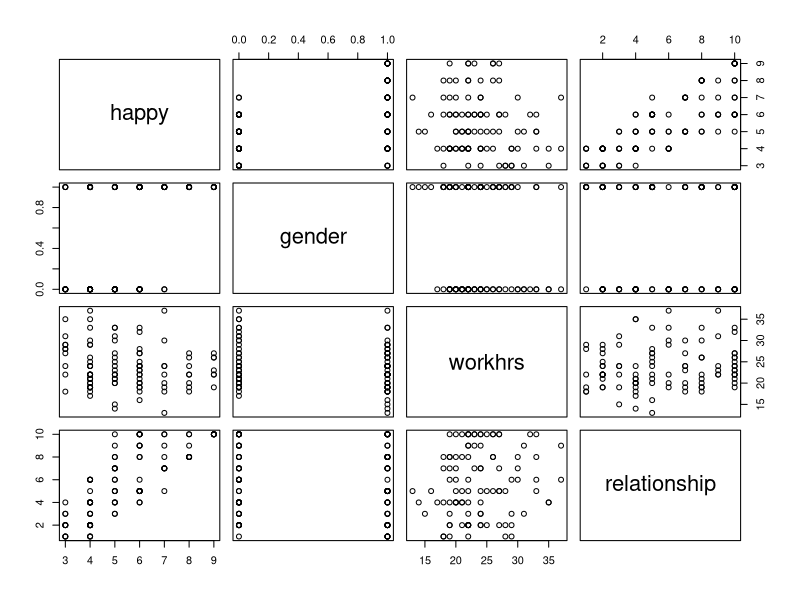
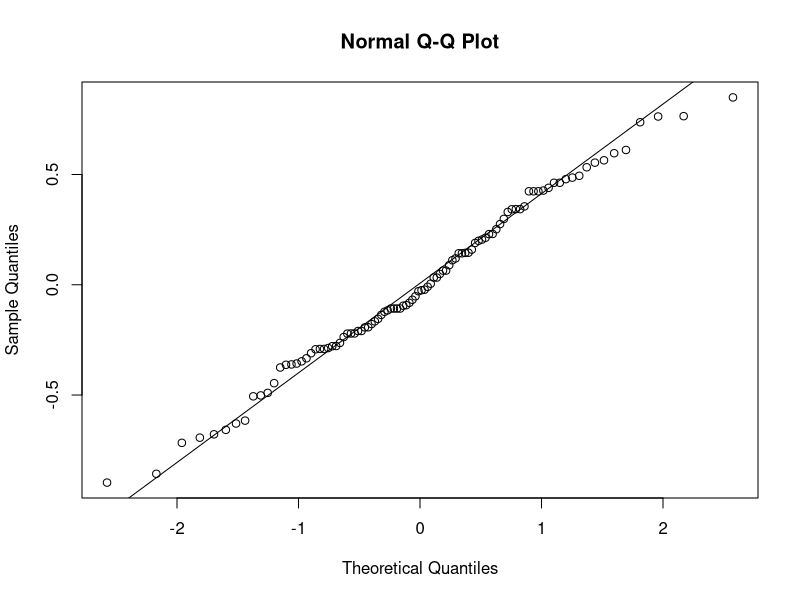
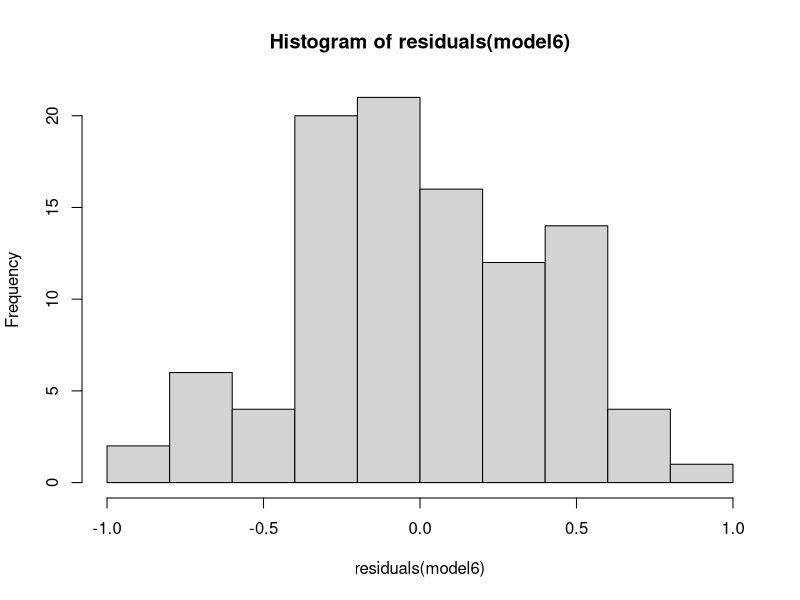
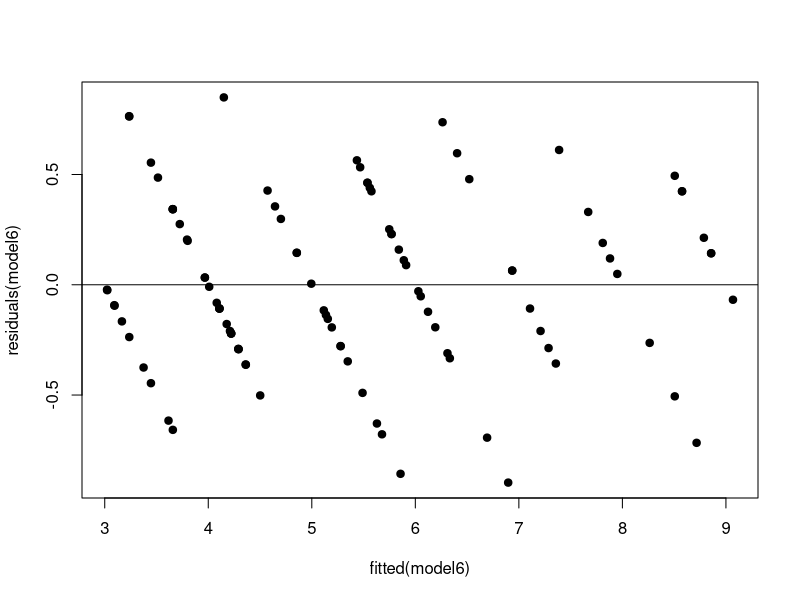
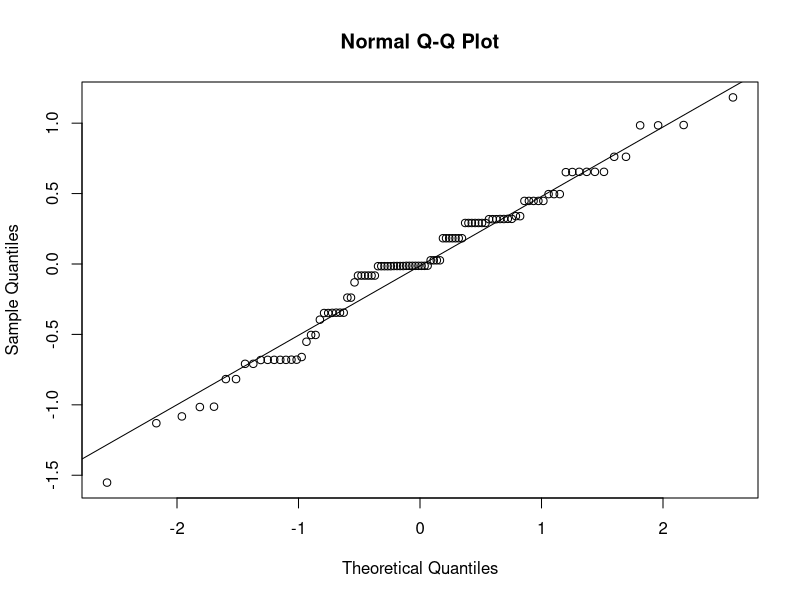
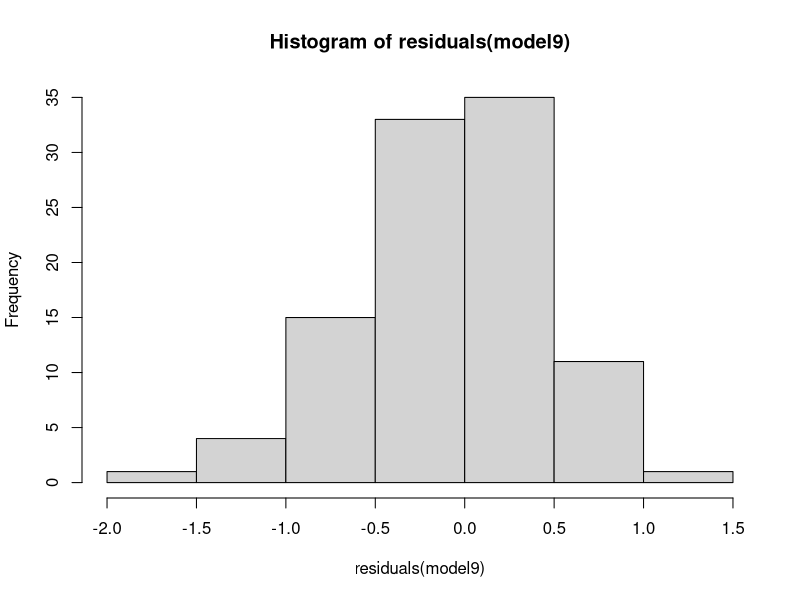
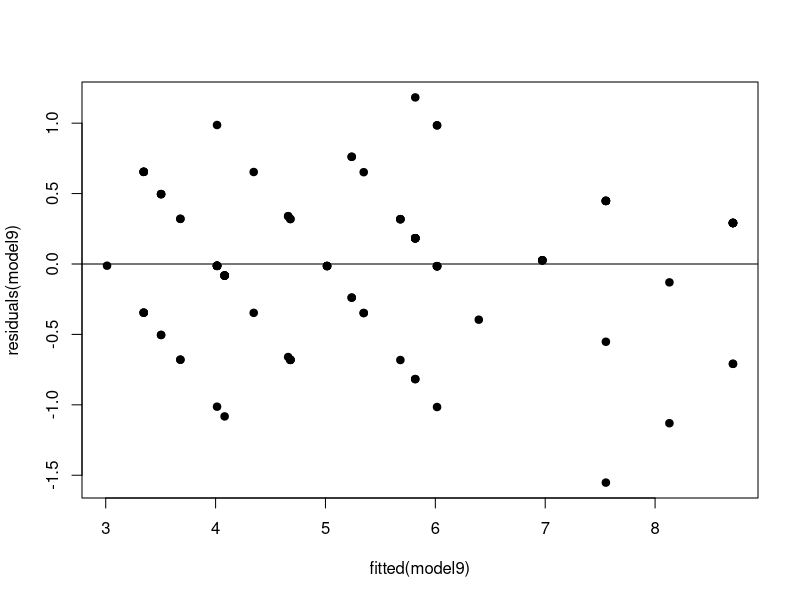
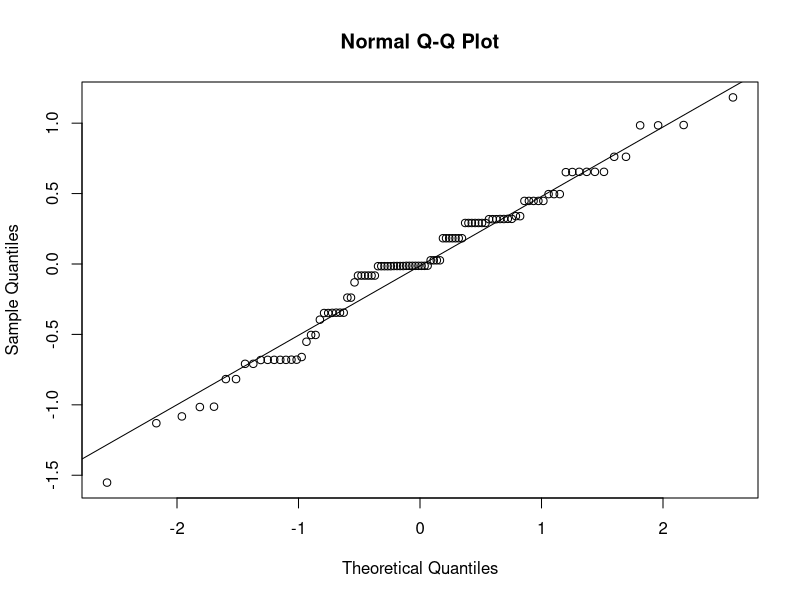

Reproduce these figures in R, in order.
projdata=read.table("projdata.txt", header=TRUE)
summary(projdata)
pairs(projdata)
model1=lm(happy~gender+workhrs+relationship, data=projdata)
anova(model1)
summary(model1)
model2=lm(happy~gender+workhrs, data=projdata)
anova(model2, model1)
model3=lm(happy~gender+relationship, data=projdata)
anova(model3, model1)
model4=lm(happy~workhrs+relationship, data=projdata)
anova(model4, model1)
model5=lm(happy~.^2, data=projdata)
summary(model5)
anova(model5)
anova(model1, model5)
null=lm(happy~1, data=projdata)
summary(null)
full=lm(happy~.^2, data=projdata)
summary(full)
step(null, scope=list(lower=null, upper=full), direction="forward")
step(full, direction="backward")
step(null, scope=list(upper=full), direction="both")
model6=lm(happy~gender+workhrs+relationship+gender*relationship, data=projdata)
summary(model6)
anova(model6, model5)
qqnorm(residuals(model6))
qqline(residuals(model6))
hist(residuals(model6))
plot(fitted(model6), residuals(model6), pch=19)
abline(h=0)
#used the wrong model, start over
model7=lm(happy~workhrs+relationship+gender*relationship, data=projdata)
model8=lm(happy~relationship+gender*relationship, data=projdata)
anova(model8,model5)
anova(model7, model8)
anova(model7, model5)
anova(model6, model5)
model9=lm(happy ~ relationship + gender + relationship*gender, data=projdata)
anova(model9, model5)
qqnorm(residuals(model9))
qqline(residuals(model9))
hist(residuals(model9))
plot(fitted(model9), residuals(model9), pch=19)
abline(h=0)
#used the wrong model, start over
model10=lm(happy~relationship*gender, data=projdata)
model11=lm(happy~relationship, data=projdata)
anova(model10, model5)
anova(model10, model11)
anova(model9, model11)
qqnorm(residuals(model10))
qqline(residuals(model10))
plot(residuals(model10))
abline(h=0)
hist(residuals(model10))
#possibly found right model, need to do more anova test to be safe
anova(model11, model10, model8, model9, model7, model6, model5)
anova(model10)
summary(model10)
anova(model3, model10)
model10c=lm(happy~log(relationship * gender + 1), data = projdata) #model10 with log transformation
plot(residuals(model10c)) 
abline(h=0) #remedying the constant variance violation
projdata

plot(projdata$relationship[projdata$gender==0], projdata$happy[projdata$gender==0], col="red", pch=0)
abline(lm(happy[gender==0]~relationship[gender==0], data=projdata),col="red")
points(projdata$relationship[projdata$gender==1], projdata$happy[projdata$gender==1], col="blue", pch=6)
abline(lm(happy[gender==1]~relationship[gender==1], data=projdata),col="blue")

